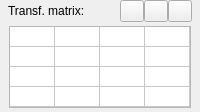
       <widget class="QWidget" name="widget_11" native="true">
        <layout class="QVBoxLayout" name="verticalLayout_10">
         <property name="spacing">
          <number>0</number>
         </property>
         <property name="leftMargin">
          <number>0</number>
         </property>
         <property name="topMargin">
          <number>0</number>
         </property>
         <property name="rightMargin">
          <number>0</number>
         </property>
         <property name="bottomMargin">
          <number>0</number>
         </property>
         <item>
          <widget class="QWidget" name="widget_4" native="true">
           <property name="sizePolicy">
            <sizepolicy hsizetype="Preferred" vsizetype="Preferred">
             <horstretch>0</horstretch>
             <verstretch>0</verstretch>
            </sizepolicy>
           </property>
           <property name="maximumSize">
            <size>
             <width>16777215</width>
             <height>48</height>
            </size>
           </property>
           <layout class="QHBoxLayout" name="horizontalLayout_3">
            <property name="spacing">
             <number>0</number>
            </property>
            <property name="leftMargin">
             <number>8</number>
            </property>
            <property name="topMargin">
             <number>0</number>
            </property>
            <property name="rightMargin">
             <number>8</number>
            </property>
            <property name="bottomMargin">
             <number>0</number>
            </property>
            <item>
             <widget class="QLabel" name="matrixLabel">
              <property name="text">
               <string>Transf. matrix:</string>
              </property>
              <property name="alignment">
               <set>Qt::AlignLeading|Qt::AlignLeft|Qt::AlignVCenter</set>
              </property>
             </widget>
            </item>
            <item>
             <widget class="QWidget" name="widget_10" native="true">
              <layout class="QHBoxLayout" name="horizontalLayout_9">
               <property name="leftMargin">
                <number>0</number>
               </property>
               <property name="topMargin">
                <number>0</number>
               </property>
               <property name="rightMargin">
                <number>0</number>
               </property>
               <property name="bottomMargin">
                <number>0</number>
               </property>
              </layout>
             </widget>
            </item>
            <item>
             <widget class="QPushButton" name="clearButton">
              <property name="maximumSize">
               <size>
                <width>24</width>
                <height>16777215</height>
               </size>
              </property>
              <property name="toolTip">
               <string>clear transformation</string>
              </property>
              <property name="text">
               <string/>
              </property>
              <property name="icon">
               <iconset resource="dpVision.qrc">
                <normaloff>:/icons/Erase.ico</normaloff>:/icons/Erase.ico</iconset>
              </property>
             </widget>
            </item>
            <item>
             <widget class="QPushButton" name="copyButton">
              <property name="maximumSize">
               <size>
                <width>24</width>
                <height>16777215</height>
               </size>
              </property>
              <property name="toolTip">
               <string>copy matrix to clipboard</string>
              </property>
              <property name="text">
               <string/>
              </property>
              <property name="icon">
               <iconset resource="dpVision.qrc">
                <normaloff>:/icons/Copy.ico</normaloff>:/icons/Copy.ico</iconset>
              </property>
              <property name="iconSize">
               <size>
                <width>16</width>
                <height>16</height>
               </size>
              </property>
             </widget>
            </item>
            <item>
             <widget class="QPushButton" name="pasteButton">
              <property name="maximumSize">
               <size>
                <width>24</width>
                <height>16777215</height>
               </size>
              </property>
              <property name="toolTip">
               <string>paste matrix from clipboard</string>
              </property>
              <property name="text">
               <string/>
              </property>
              <property name="icon">
               <iconset resource="dpVision.qrc">
                <normaloff>:/icons/Paste.ico</normaloff>:/icons/Paste.ico</iconset>
              </property>
             </widget>
            </item>
           </layout>
          </widget>
         </item>
         <item>
          <widget class="QWidget" name="widget_12" native="true">
           <layout class="QHBoxLayout" name="horizontalLayout_7">
            <property name="leftMargin">
             <number>4</number>
            </property>
            <property name="topMargin">
             <number>4</number>
            </property>
            <property name="rightMargin">
             <number>4</number>
            </property>
            <property name="bottomMargin">
             <number>4</number>
            </property>
            <item>
             <widget class="QTableWidget" name="matrixTable">
              <property name="sizePolicy">
               <sizepolicy hsizetype="Preferred" vsizetype="Fixed">
                <horstretch>0</horstretch>
                <verstretch>0</verstretch>
               </sizepolicy>
              </property>
              <property name="minimumSize">
               <size>
                <width>182</width>
                <height>82</height>
               </size>
              </property>
              <property name="maximumSize">
               <size>
                <width>182</width>
                <height>82</height>
               </size>
              </property>
              <property name="font">
               <font>
                <pointsize>7</pointsize>
               </font>
              </property>
              <property name="frameShape">
               <enum>QFrame::StyledPanel</enum>
              </property>
              <property name="frameShadow">
               <enum>QFrame::Sunken</enum>
              </property>
              <property name="verticalScrollBarPolicy">
               <enum>Qt::ScrollBarAlwaysOff</enum>
              </property>
              <property name="horizontalScrollBarPolicy">
               <enum>Qt::ScrollBarAlwaysOff</enum>
              </property>
              <property name="autoScroll">
               <bool>false</bool>
              </property>
              <property name="dragDropOverwriteMode">
               <bool>false</bool>
              </property>
              <property name="textElideMode">
               <enum>Qt::ElideNone</enum>
              </property>
              <property name="gridStyle">
               <enum>Qt::SolidLine</enum>
              </property>
              <property name="wordWrap">
               <bool>false</bool>
              </property>
              <property name="cornerButtonEnabled">
               <bool>false</bool>
              </property>
              <property name="rowCount">
               <number>4</number>
              </property>
              <property name="columnCount">
               <number>4</number>
              </property>
              <attribute name="horizontalHeaderVisible">
               <bool>false</bool>
              </attribute>
              <attribute name="horizontalHeaderMinimumSectionSize">
               <number>45</number>
              </attribute>
              <attribute name="horizontalHeaderDefaultSectionSize">
               <number>45</number>
              </attribute>
              <attribute name="horizontalHeaderHighlightSections">
               <bool>false</bool>
              </attribute>
              <attribute name="verticalHeaderVisible">
               <bool>false</bool>
              </attribute>
              <attribute name="verticalHeaderMinimumSectionSize">
               <number>20</number>
              </attribute>
              <attribute name="verticalHeaderDefaultSectionSize">
               <number>20</number>
              </attribute>
              <attribute name="verticalHeaderHighlightSections">
               <bool>false</bool>
              </attribute>
              <row/>
              <row/>
              <row/>
              <row/>
              <column/>
              <column/>
              <column/>
              <column/>
             </widget>
            </item>
           </layout>
          </widget>
         </item>
        </layout>
       </widget>
